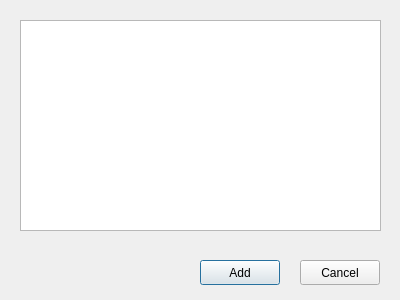
<?xml version="1.0" encoding="UTF-8"?>
<ui version="4.0">
 <class>DialogAddAction</class>
 <widget class="QDialog" name="DialogAddAction">
  <property name="geometry">
   <rect>
    <x>0</x>
    <y>0</y>
    <width>400</width>
    <height>300</height>
   </rect>
  </property>
  <property name="windowTitle">
   <string>Dialog</string>
  </property>
  <widget class="QTextEdit" name="code">
   <property name="geometry">
    <rect>
     <x>20</x>
     <y>20</y>
     <width>361</width>
     <height>211</height>
    </rect>
   </property>
  </widget>
  <widget class="QPushButton" name="add">
   <property name="geometry">
    <rect>
     <x>200</x>
     <y>260</y>
     <width>80</width>
     <height>25</height>
    </rect>
   </property>
   <property name="text">
    <string>Add</string>
   </property>
  </widget>
  <widget class="QPushButton" name="cancel">
   <property name="geometry">
    <rect>
     <x>300</x>
     <y>260</y>
     <width>80</width>
     <height>25</height>
    </rect>
   </property>
   <property name="text">
    <string>Cancel</string>
   </property>
  </widget>
 </widget>
 <resources/>
 <connections/>
</ui>
